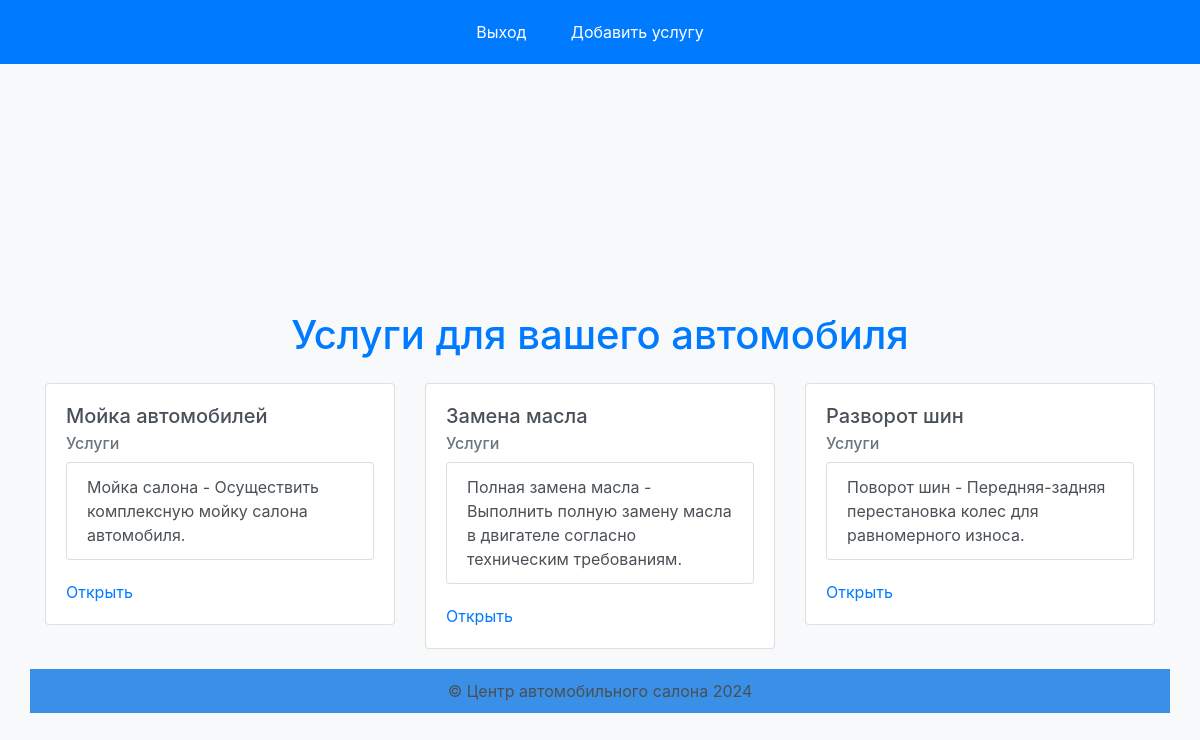
The app's page /dashboard (signed in) with its own data.
### main.py (models this page shows)
class Subject(db.Model):
    id = db.Column(db.Integer, primary_key=True)
    name = db.Column(db.String(80), nullable=False)
    teacher = db.Column(db.String(80), nullable=True)  # Добавлено поле для преподавателя

class Assignment(db.Model):
    id = db.Column(db.Integer, primary_key=True)
    title = db.Column(db.String(80), nullable=False)
    content = db.Column(db.Text, nullable=False)
    deadline = db.Column(db.DateTime, nullable=True)
    subject_id = db.Column(db.Integer, db.ForeignKey('subject.id'), nullable=False)
    subject = db.relationship('Subject', backref=db.backref('assignments', lazy=True))
    response = db.Column(db.Text, nullable=True)  # Новое поле для ответов
    messages = db.relationship('Message', backref='assignment', lazy=True)  # Связь с сообщениями

### main.py (the view)
@app.route('/dashboard')
@login_required
def dashboard():
    today = datetime.utcnow()
    assignments = Assignment.query.filter(Assignment.deadline >= today).order_by(Assignment.deadline).all()
    subjects = Subject.query.all()
    user_role = getattr(current_user, 'role', None)
    return render_template('dashboard.html', assignments=assignments, subjects=subjects, user_role=user_role)

### main.py (called while the page is built)
@login_manager.user_loader
def load_user(user_id):
    return User.query.get(int(user_id))

### templates/dashboard.html (shortened to what this page needs)
<!DOCTYPE html>
<html lang="en">
<head>
    <link rel="stylesheet" href="https://stackpath.bootstrapcdn.com/bootstrap/4.5.2/css/bootstrap.min.css">
</head>
<body>
    <nav>
        <a href="{{ url_for('login') }}">Выход</a>
        {% if current_user.role == 'teacher' %}
       <a href="{{ url_for('add_assignment') }}">Добавить услугу</a>
    {% endif %}
    </nav>
    <div class="container mt-5">
        <h1 class="mb-4">Услуги для вашего автомобиля</h1>
        <div class="row">
            {% for subject in subjects %}
                <div class="col-md-4">
                    <div class="card">
                        <div class="card-body">
                            <h5 class="card-title">{{ subject.name }}</h5>
                            <h6 class="card-subtitle mb-2 text-muted">Услуги</h6>
                            <ul class="list-group">
                                {% for assignment in subject.assignments %}
                                    <li class="list-group-item">{{ assignment.title }} - {{ assignment.content |safe }}</li>
                                {% endfor %}
                            </ul>
                          <a href="{{ url_for('subject', subject_id=subject.id) }}" class="card-link">Открыть</a>
                        </div>
                    </div>
                </div>
            {% endfor %}
    <footer>
        &copy; Центр автомобильного салона 2024
    </footer>
</body>
</html>

### templates/dashboard.html (style rules this page uses)
body { background-color: #f8f9fa; color: #495057; min-height: 100vh; display: flex; flex-direction: column; }
h1, h2 { color: #007bff; }
ul { list-style-type: none; padding: 0; }
li { margin-bottom: 20px; }
a { color: #007bff; text-decoration: none; }
nav { background-color: #007bff; padding: 10px; text-align: center; }
nav a { display: inline-block; color: white; text-decoration: none; padding: 10px; margin-right: 20px; transition: background-color 0.3s; }
.card { margin-bottom: 20px; }
.container { display: flex; flex-direction: column; align-items: center; justify-content: center; min-height: 100vh; }
footer { text-align: center; padding: 10px; background-color: #3a90e6; width: 100%; }

### records on screen
Subject: name "Мойка автомобилей"
Assignment: title "Мойка салона", content "Осуществить комплексную мойку салона автомобиля."
Subject: name "Замена масла"
Assignment: title "Полная замена масла", content "Выполнить полную замену масла в двигателе согласно техническим требованиям."
Subject: name "Разворот шин"
Assignment: title "Поворот шин", content "Передняя-задняя перестановка колес для равномерного износа."
